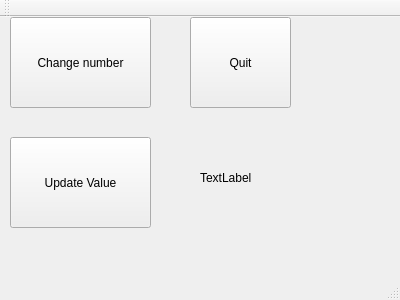
<?xml version="1.0" encoding="UTF-8"?>
<ui version="4.0">
 <class>MainWindow</class>
 <widget class="QMainWindow" name="MainWindow">
  <property name="geometry">
   <rect>
    <x>0</x>
    <y>0</y>
    <width>400</width>
    <height>300</height>
   </rect>
  </property>
  <property name="windowTitle">
   <string>MainWindow</string>
  </property>
  <widget class="QWidget" name="centralWidget">
   <widget class="QPushButton" name="pushButton">
    <property name="geometry">
     <rect>
      <x>10</x>
      <y>0</y>
      <width>141</width>
      <height>91</height>
     </rect>
    </property>
    <property name="text">
     <string>Change number</string>
    </property>
   </widget>
   <widget class="QPushButton" name="pushButton_2">
    <property name="geometry">
     <rect>
      <x>10</x>
      <y>120</y>
      <width>141</width>
      <height>91</height>
     </rect>
    </property>
    <property name="text">
     <string>Update Value</string>
    </property>
   </widget>
   <widget class="QLabel" name="label">
    <property name="geometry">
     <rect>
      <x>200</x>
      <y>120</y>
      <width>141</width>
      <height>81</height>
     </rect>
    </property>
    <property name="text">
     <string>TextLabel</string>
    </property>
   </widget>
   <widget class="QPushButton" name="QuitButton">
    <property name="geometry">
     <rect>
      <x>190</x>
      <y>0</y>
      <width>101</width>
      <height>91</height>
     </rect>
    </property>
    <property name="text">
     <string>Quit</string>
    </property>
   </widget>
  </widget>
  <widget class="QMenuBar" name="menuBar">
   <property name="geometry">
    <rect>
     <x>0</x>
     <y>0</y>
     <width>400</width>
     <height>30</height>
    </rect>
   </property>
  </widget>
  <widget class="QToolBar" name="mainToolBar">
   <attribute name="toolBarArea">
    <enum>TopToolBarArea</enum>
   </attribute>
   <attribute name="toolBarBreak">
    <bool>false</bool>
   </attribute>
  </widget>
  <widget class="QStatusBar" name="statusBar"/>
 </widget>
 <layoutdefault spacing="6" margin="11"/>
 <resources/>
 <connections/>
</ui>
